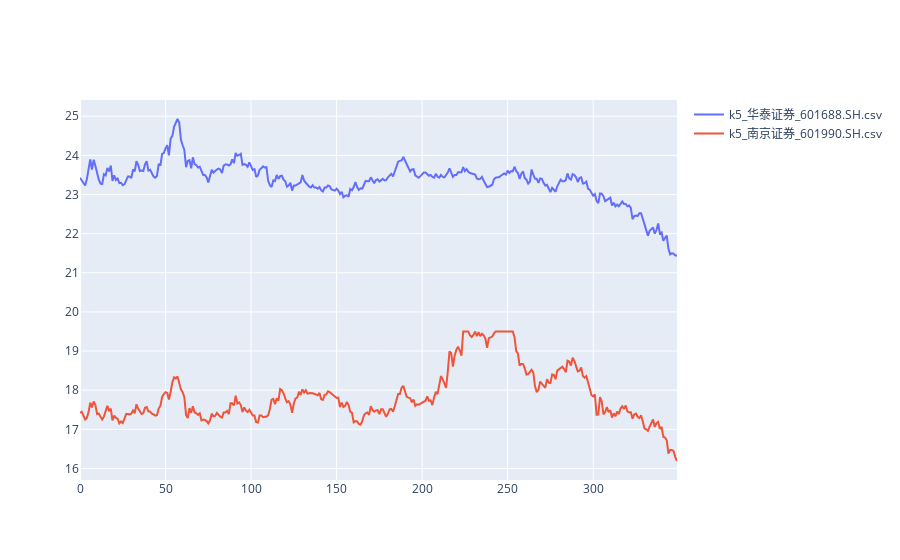

Notebook source saved alongside this figure:
### Code cell
import plotly.graph_objects as go

x = [k for k in range(len(df1))]

fig = go.Figure()

fig.add_trace(go.Scatter(
    x=x,
    y=df1.close,
    name = filename1, 
    connectgaps=True 
))

fig.add_trace(go.Scatter(
    x=x,
    y=df2.close, 
    name=filename2,
))

fig.show()

### Figure 1 — Plotly figure (JSON) as saved in the notebook; plotly's stock layout.template omitted (floating-point values rounded to 4 significant figures; data arrays with more than 128 entries replaced by an {"elided": "..."} marker saying what was removed)
{"data": [{"connectgaps": true, "name": "k5_华泰证券_601688.SH.csv", "type": "scatter", "x": {"elided": "350 int values"}, "y": {"elided": "350 float values"}}, {"name": "k5_南京证券_601990.SH.csv", "type": "scatter", "x": {"elided": "350 int values"}, "y": {"elided": "350 float values"}}], "layout": {}}
